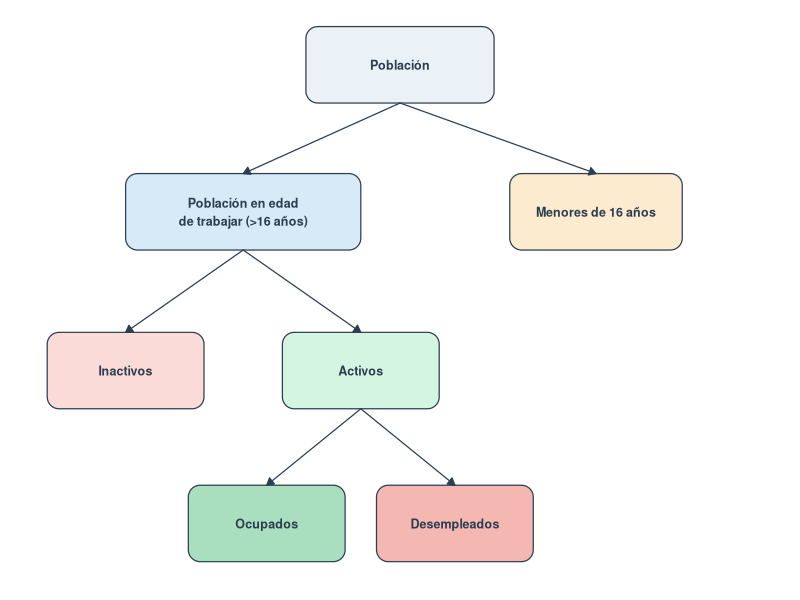
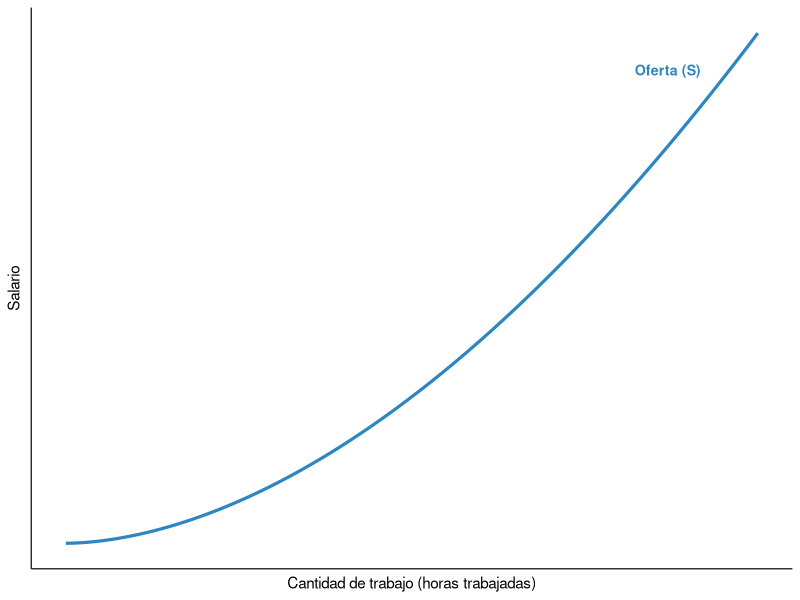
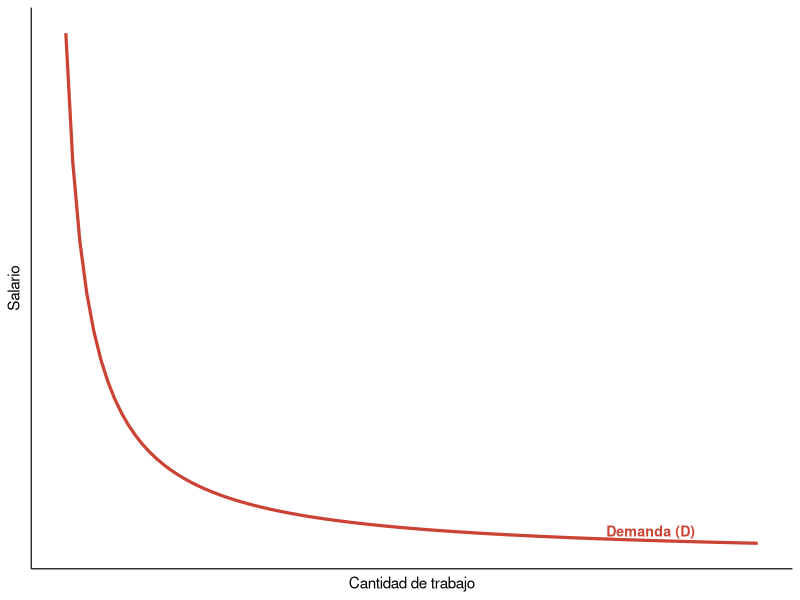

The R source for these figures, in order:
## ---- chunk 1
#| label: setup
#| include: false
library(ggplot2)
library(knitr)
library(kableExtra)
## ---- chunk 2
#| label: tbl-bienes-rivalidad2
#| tbl-cap: "Clasificación de los bienes según excluibilidad y rivalidad"

df_bienes2 <- data.frame(
  " "         = c("Rivales", "No rivales"),
  Excluibles  = c("Bienes privados (ropa, alimentos)",
                  "Bienes de club (Netflix, autopistas de peaje)"),
  No_excluibles = c("Recursos comunes (bancos de pesca, pastos)",
                    "Bienes públicos (alumbrado, defensa nacional)")
)

kable(df_bienes2, format = if (knitr::is_latex_output()) "latex" else "html", booktabs = TRUE,
      col.names = c("", "Excluibles", "No excluibles")) |>
  kable_styling(full_width = FALSE, bootstrap_options = c("striped", "hover"),
                latex_options = c("scale_down", "hold_position"))
## ---- chunk 3
#| label: tbl-irpf
#| tbl-cap: "Tramos del IRPF en España (tipos marginales)"

df_irpf <- data.frame(
  Tramo = c("De 0 a 12 450 €", "De 12 450 a 20 200 €", "De 20 200 a 35 200 €",
            "De 35 200 a 60 000 €", "De 60 000 a 300 000 €", "Más de 300 000 €"),
  Tipo  = c("19 %", "24 %", "30 %", "37 %", "45 %", "47 %")
)

kable(df_irpf, format = if (knitr::is_latex_output()) "latex" else "html", booktabs = TRUE, col.names = c("Base liquidable", "Tipo marginal")) |>
  kable_styling(full_width = FALSE, bootstrap_options = c("striped", "hover"),
                latex_options = c("scale_down", "hold_position"))
## ---- chunk 4
#| label: fig-poblacion-activa
#| fig-cap: "Clasificación de la población según su relación con la actividad económica"
#| fig-pos: 'H'
#| fig-width: 6.5
#| fig-height: 3.6

library(grid)

grid.newpage()
pushViewport(viewport(width = 0.98, height = 0.98))

caja <- function(x, y, w, h, texto, fill = "#EAF2F8") {
  grid.roundrect(x = x, y = y, width = w, height = h,
                  r = unit(3, "mm"),
                  gp = gpar(fill = fill, col = "#2C3E50", lwd = 1.2))
  grid.text(texto, x = x, y = y, gp = gpar(fontsize = 9, fontface = "bold", col = "#2C3E50"))
}

flecha <- function(x0, y0, x1, y1) {
  grid.lines(x = c(x0, x1), y = c(y0, y1),
             arrow = arrow(length = unit(2, "mm"), type = "closed"),
             gp = gpar(col = "#2C3E50", lwd = 1.2, fill = "#2C3E50"))
}

caja(0.5, 0.90, 0.24, 0.13, "Población")
caja(0.30, 0.65, 0.30, 0.13, "Población en edad\nde trabajar (>16 años)", "#D6EAF8")
caja(0.75, 0.65, 0.22, 0.13, "Menores de 16 años", "#FDEBD0")
caja(0.15, 0.38, 0.20, 0.13, "Inactivos", "#FADBD8")
caja(0.45, 0.38, 0.20, 0.13, "Activos", "#D5F5E3")
caja(0.33, 0.12, 0.20, 0.13, "Ocupados", "#A9DFBF")
caja(0.57, 0.12, 0.20, 0.13, "Desempleados", "#F5B7B1")

flecha(0.5, 0.835, 0.30, 0.715)
flecha(0.5, 0.835, 0.75, 0.715)
flecha(0.30, 0.585, 0.15, 0.445)
flecha(0.30, 0.585, 0.45, 0.445)
flecha(0.45, 0.315, 0.33, 0.185)
flecha(0.45, 0.315, 0.57, 0.185)
## ---- chunk 5
#| label: fig-oferta-trabajo
#| fig-cap: "Curva de oferta de trabajo"
#| fig-pos: 'H'
#| fig-width: 5
#| fig-height: 3.6

x_of <- seq(0, 10, length.out = 100)
y_of <- 0.5 * x_of^1.8 + 1

ggplot(data.frame(x = x_of, y = y_of), aes(x, y)) +
  geom_line(color = "#2E86C1", linewidth = 1.1) +
  annotate("text", x = 8.7, y = max(y_of) * 0.93, label = "Oferta (S)",
           color = "#2E86C1", fontface = "bold", size = 3.6) +
  labs(x = "Cantidad de trabajo (horas trabajadas)", y = "Salario") +
  theme_minimal(base_size = 11) +
  theme(axis.text = element_blank(), axis.ticks = element_blank(),
        panel.grid = element_blank(),
        axis.line = element_line(color = "black", linewidth = 0.4))
## ---- chunk 6
#| label: fig-demanda-trabajo
#| fig-cap: "Curva de demanda de trabajo"
#| fig-pos: 'H'
#| fig-width: 5
#| fig-height: 3.6

x_dem <- seq(0.3, 10, length.out = 100)
y_dem <- 9 / x_dem + 1

ggplot(data.frame(x = x_dem, y = y_dem), aes(x, y)) +
  geom_line(color = "#CB4335", linewidth = 1.1) +
  annotate("text", x = 8.5, y = 2.6, label = "Demanda (D)",
           color = "#CB4335", fontface = "bold", size = 3.6) +
  labs(x = "Cantidad de trabajo", y = "Salario") +
  theme_minimal(base_size = 11) +
  theme(axis.text = element_blank(), axis.ticks = element_blank(),
        panel.grid = element_blank(),
        axis.line = element_line(color = "black", linewidth = 0.4))
## ---- chunk 7
#| label: tbl-brecha-salarial
#| tbl-cap: "Tipos de brecha salarial de género"

df_brecha <- data.frame(
  Tipo = c("No ajustada (bruta)", "Por hora trabajada", "Ajustada"),
  Qué_mide = c(
    "Diferencia salarial media total, sin controlar variables",
    "Diferencia por hora, neutralizando la duración de la jornada",
    "Diferencia entre puestos, sectores y experiencia comparables"
  ),
  Magnitud = c("La más alta", "Intermedia", "La más baja")
)

kable(df_brecha, format = if (knitr::is_latex_output()) "latex" else "html", booktabs = TRUE,
      col.names = c("Tipo de brecha", "Qué mide", "Magnitud relativa")) |>
  kable_styling(full_width = FALSE, bootstrap_options = c("striped", "hover"),
                latex_options = c("scale_down", "hold_position"))
